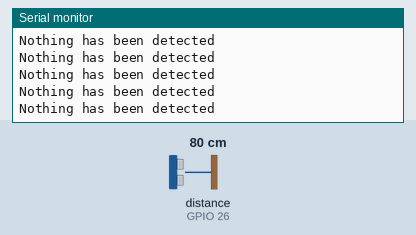
Recording of a sketch running on a simulated ESP32. Parts: the last lines printed to the serial monitor. Wiring (inferred from the names in the program): ultrasonic range finder: trigger GPIO 27; echo GPIO 26. Inputs (shaded band) come from the test bench; at power-on: distance to the obstacle (sensor on GPIO 26) 80 cm. The echo pulse lasts 58.3 µs per cm.

Above: at 3.1 s.
3.2 s: distance to the obstacle (sensor on GPIO 26) set to 9 cm
At 3.29 s:
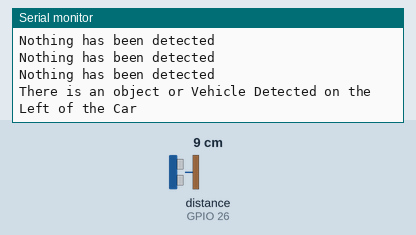
6.2 s: distance to the obstacle (sensor on GPIO 26) set to 12 cm
At 6.8 s:
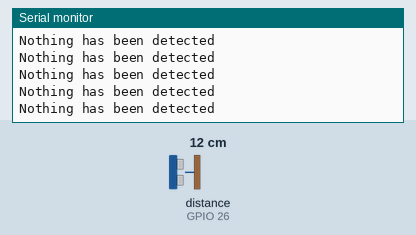

The sketch:

leftlanechange.ino
```cpp
#define trigPinL 27 // Left sensors
#define echoPinL 26
void setup() {
  Serial.begin(9600);
  pinMode(trigPinL, OUTPUT);
  pinMode(echoPinL, INPUT);
}
void loop() {
  long durationL, distanceL;
  digitalWrite(trigPinL, LOW);
  delayMicroseconds(2);
  digitalWrite(trigPinL, HIGH);
  delayMicroseconds(10);
  digitalWrite(trigPinL, LOW);
  durationL = pulseIn(echoPinL, HIGH);
  distanceL = (durationL/ 2) / 29.1;
  if (distanceL <= 10)
  {
    Serial.println ("There is an object or Vehicle Detected on the Left of the Car");


  }
  else  {
    Serial.println("Nothing has been detected");


  }
}
```

Measured:
- the behaviour switches between 10 and 11 cm on distance to the obstacle (sensor on GPIO 26) (found by bisection; images 1 and 2)
- after the input at 3.2 s, the serial monitor: prints a new line at once (image 1)
